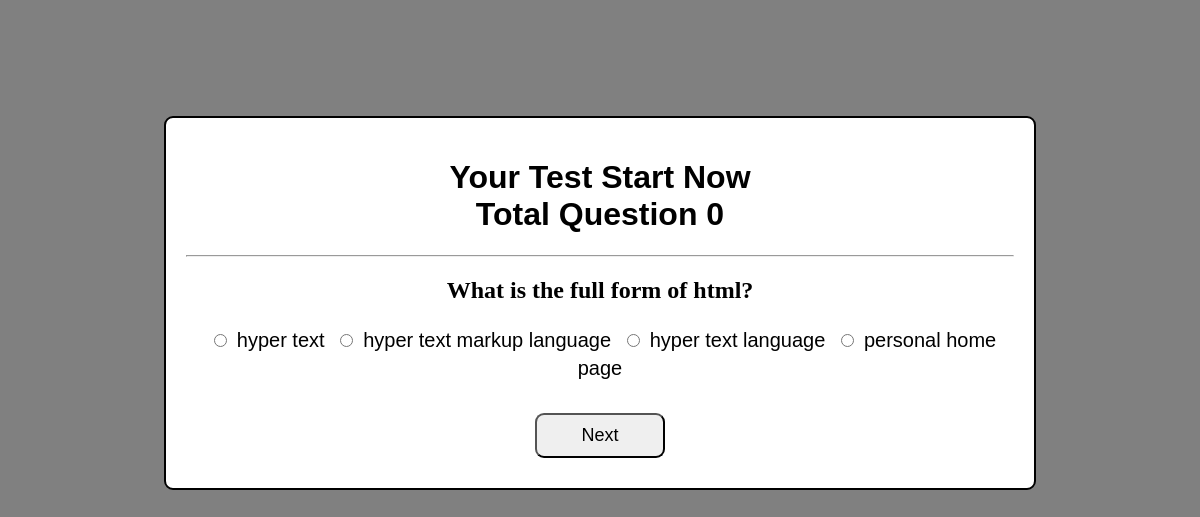
Screenshot of /project/que.php?n=1 with the database file from the repository.
### tables this page shows
CREATE TABLE `questions` (
  `question_number` int(255) NOT NULL,
  `question_text` varchar(255) NOT NULL,
  `id` int(200) NOT NULL,
  `sub` varchar(200) NOT NULL
);

CREATE TABLE `options` (
  `id` int(11) NOT NULL,
  `question_number` int(255) NOT NULL,
  `is_correct` tinyint(11) NOT NULL DEFAULT 0,
  `coption` varchar(500) NOT NULL
);

### project/que.php (the view, shortened to what this page needs)
<?php
include 'db.php';
$number = $_GET['n'];
$query = "SELECT * from questions WHere question_number=$number";
$result = mysqli_query($conn, $query);
$question = mysqli_fetch_assoc($result);
$query = "SELECT * from options WHere question_number=$number";
$choices = mysqli_query($conn, $query);
$sub1=$_SESSION['sub1'];
$query1 = "Select * from questions where sub='$sub1'";
$questions = mysqli_query($conn, $query1);
$total = mysqli_num_rows($questions);
?>
<!DOCTYPE html>
<html lang="en">
<head>
</head>
<body>
    <main><br><br><br><br><br><br>
        <center>
        <div class="container">
        <h1>Your Test Start Now
            <div class="current">
              Total  Question <?php  ?> <?php echo $total ?>
            </div></h1><hr>
            <h2><?php "." ?> <?php echo  $question['question_text']; ?></h2>
            <form method="POST" action="take.php">
                    <?php while ($row = mysqli_fetch_assoc($choices)) { ?>
                        <input type="radio" name="choice" value="<?php echo $row['id'] ?>"><?php echo $row['coption'] ?>
                    <?php } ?>
                <br><br>
                <input type="submit" name="submit" value="Next">
            </form>
        </div>
    </main>
</body>
</html>

### project/que.php (style rules this page uses)
body { background:gray; }
.container { border-radius:9px; border:2px solid black ; width: 70%; padding:20px; background-color:white; }
input { margin:10px; padding:10px; font-size:18px; }
input[type="submit"] { width: 130px; border-radius:9px; }
h1 { font-family: Arial, Helvetica, sans-serif; }
form { font-size:20px; font-family: Arial, Helvetica, sans-serif; }

### rows the page displays
questions: question_text "What is the full form of html?"
options: coption "hyper text"
options: coption "hyper text markup language"
options: coption "hyper text language"
options: coption "personal home page"

### other values shown
$total "0"
